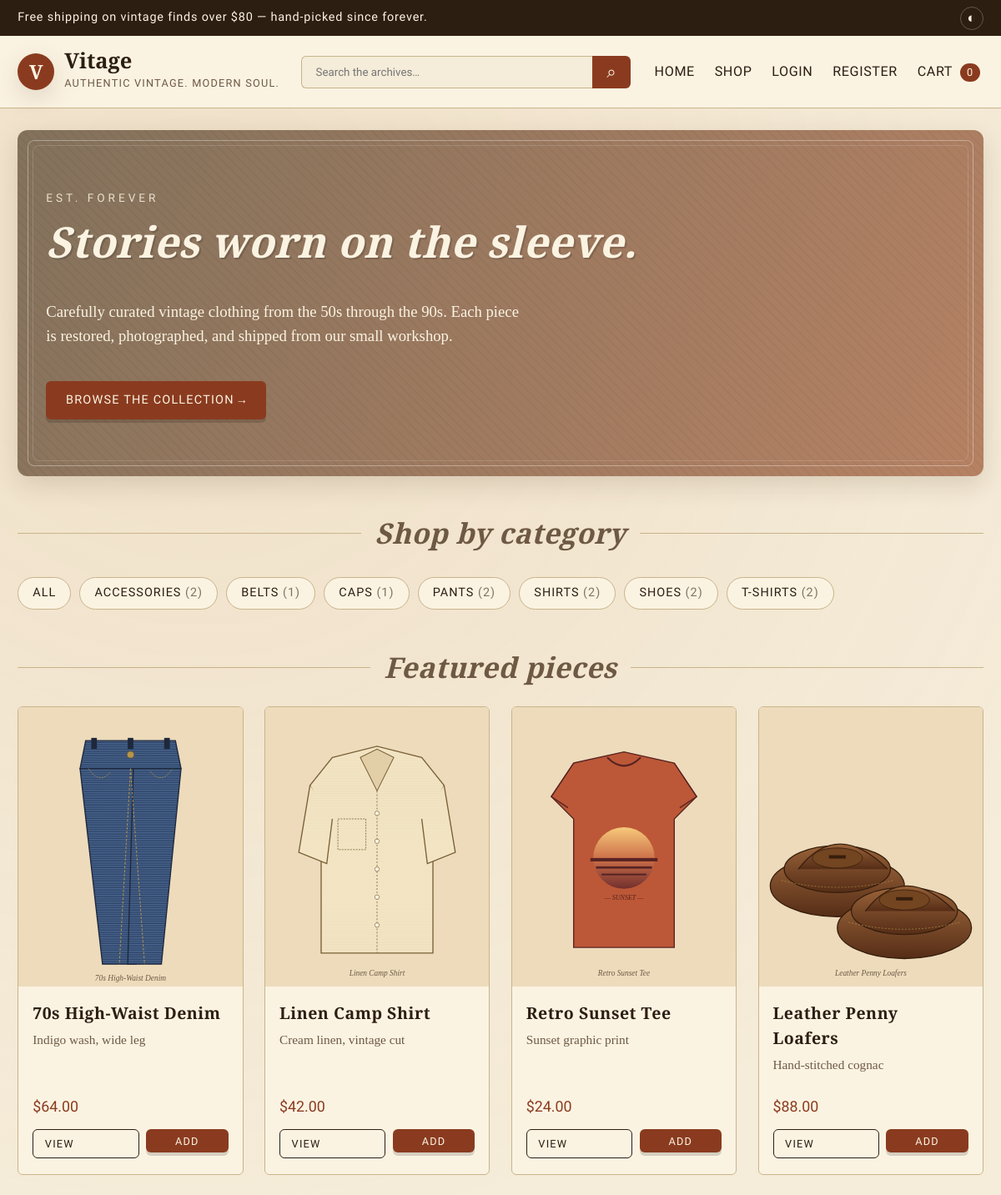
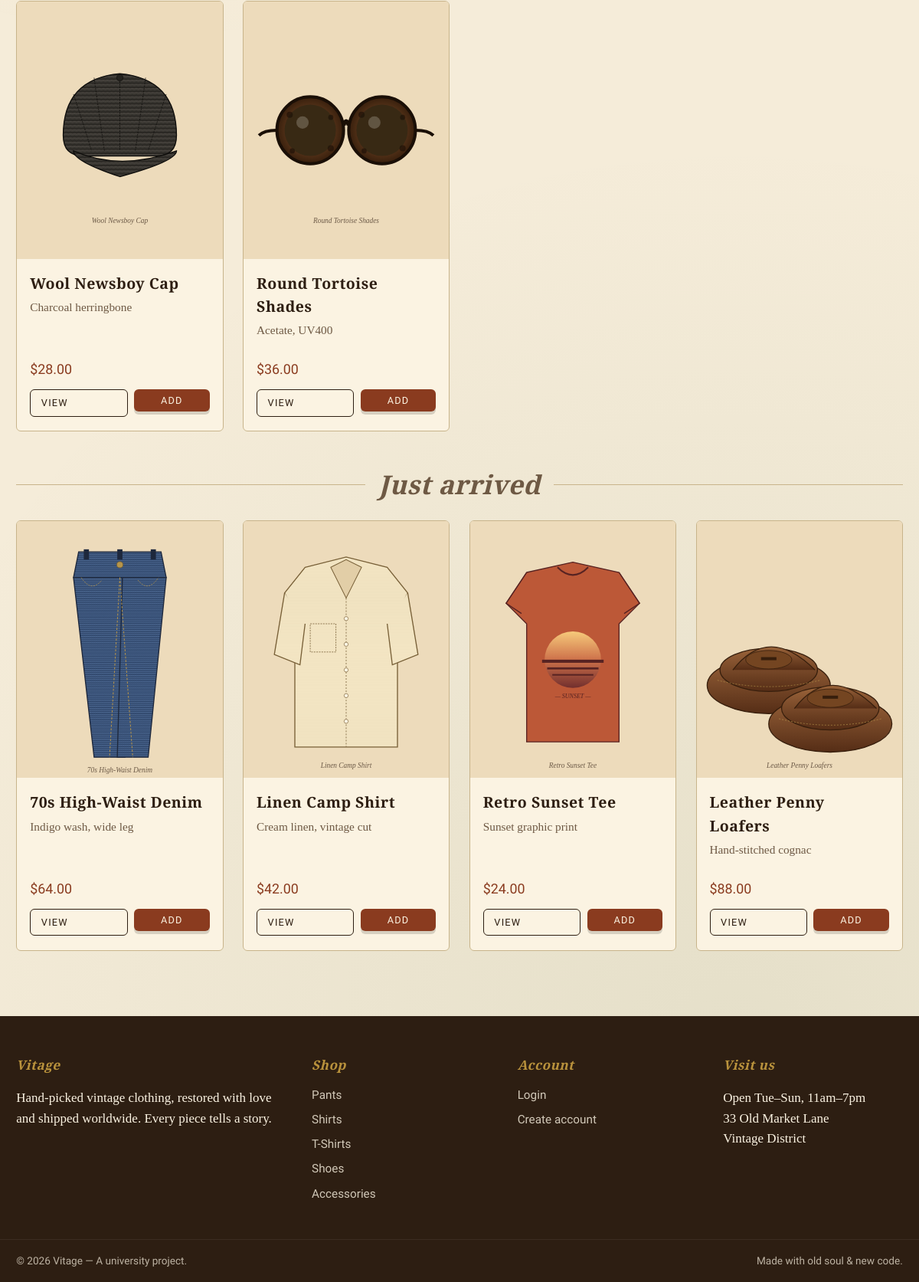
The page / on the database its author committed (2 pictures, top to bottom).
### tables this page shows
CREATE TABLE categories (
    id          INT AUTO_INCREMENT PRIMARY KEY,
    name        VARCHAR(80) NOT NULL UNIQUE,
    slug        VARCHAR(80) NOT NULL UNIQUE,
    description VARCHAR(255) DEFAULT NULL
);

CREATE TABLE products (
    id              INT AUTO_INCREMENT PRIMARY KEY,
    category_id     INT NOT NULL,
    name            VARCHAR(150) NOT NULL,
    short_desc      VARCHAR(255) DEFAULT NULL,
    description     TEXT,
    price           DECIMAL(10,2) NOT NULL,
    stock           INT NOT NULL DEFAULT 0,
    sizes           VARCHAR(120) DEFAULT 'S,M,L',
    image_1         VARCHAR(255) DEFAULT NULL,
    image_2         VARCHAR(255) DEFAULT NULL,
    image_3         VARCHAR(255) DEFAULT NULL,
    is_featured     TINYINT(1) NOT NULL DEFAULT 0,
    views           INT NOT NULL DEFAULT 0,
    created_at      TIMESTAMP NOT NULL DEFAULT CURRENT_TIMESTAMP,
    CONSTRAINT fk_products_category FOREIGN KEY (category_id)
        REFERENCES categories(id) ON DELETE CASCADE
);

### includes/functions.php (called while the page is built, shortened)
<?php
require_once __DIR__ . '/../config/db.php';
function base_url(): string {
    static $base = null;
    if ($base !== null) return $base;
    $script = str_replace('\\', '/', dirname($_SERVER['SCRIPT_NAME']));
    $script = preg_replace('#/(admin|api)(/.*)?$#', '', $script);
    $base = rtrim($script, '/');
    return $base;
}
function url(string $path = ''): string {
    return base_url() . '/' . ltrim($path, '/');
}
function e(?string $value): string {
    return htmlspecialchars((string)$value, ENT_QUOTES | ENT_SUBSTITUTE, 'UTF-8');
}
function money(float $n): string {
    return '$' . number_format($n, 2);
}
function current_user(): ?array {
    global $pdo;
    static $cached = false;
    static $user = null;
    if ($cached) return $user;
    $cached = true;
    if (empty($_SESSION['user_id'])) return $user = null;
    $stmt = $pdo->prepare('SELECT id, full_name, email, role, address, phone FROM users WHERE id = ?');
    $stmt->execute([$_SESSION['user_id']]);
    $user = $stmt->fetch() ?: null;
    return $user;
}
function is_logged_in(): bool   { return current_user() !== null; }
function cart_count(): int {
    global $pdo;
    if (!is_logged_in()) return 0;
    $u = current_user();
    $stmt = $pdo->prepare(
        'SELECT COALESCE(SUM(ci.quantity), 0)
         FROM cart c
         LEFT JOIN cart_items ci ON ci.cart_id = c.id
         WHERE c.user_id = ?'
    );
    $stmt->execute([$u['id']]);
    return (int)$stmt->fetchColumn();
}

### includes/_product_card.php (the view, shortened to what this page needs)
<article class="product-card fade-up">
    <a href="<?= url('product.php?id=' . (int)$p['id']) ?>" class="img-wrap">
        <?php if (!empty($p['is_featured'])): ?>
            <span class="badge">Featured</span>
        <?php elseif ((int)$p['stock'] <= 0): ?>
            <span class="badge" style="background:var(--muted)">Sold out</span>
        <?php endif; ?>
        <img src="<?= url(e($p['image_1'] ?: 'assets/images/p1.svg')) ?>"
             alt="<?= e($p['name']) ?>" loading="lazy">
    </a>
    <div class="body">
        <h3><a href="<?= url('product.php?id=' . (int)$p['id']) ?>" style="color:var(--ink)"><?= e($p['name']) ?></a></h3>
        <p class="short"><?= e($p['short_desc'] ?? '') ?></p>
        <div style="display:flex;justify-content:space-between;align-items:center;margin-top:auto">
            <span class="price"><?= money((float)$p['price']) ?></span>
        </div>
        <div class="actions">
            <a class="btn btn-outline btn-sm" href="<?= url('product.php?id=' . (int)$p['id']) ?>">View</a>
            <?php if ((int)$p['stock'] > 0): ?>
                <form class="ajax-add-cart" method="post" action="<?= url('api/add_to_cart.php') ?>">
                    <button class="btn btn-sm" type="submit">Add</button>
                </form>
            <?php endif; ?>
        </div>
    </div>
</article>

### includes/header.php (shortened to what this page needs)
<?php
require_once __DIR__ . '/functions.php';
$cartCount = cart_count();
$user = current_user();
?><!DOCTYPE html>
<html lang="en">
<head>
    <link rel="stylesheet" href="<?= url('assets/css/style.css') ?>">
</head>
<body data-theme="<?= e($_COOKIE['theme'] ?? 'sepia') ?>">
<header class="site-header">
    <div class="topbar">
        <div class="container topbar-inner">
            <span>Free shipping on vintage finds over $80 — hand-picked since forever.</span>
            <button class="theme-toggle" id="themeToggle" aria-label="Toggle dark mode">◐</button>
        </div>
    </div>
    <div class="container nav-inner">
        <a href="<?= url('index.php') ?>" class="brand">
            <span class="brand-mark">V</span>
            <span class="brand-text">
                <strong><?= e(SITE_NAME) ?></strong>
                <small><?= e(SITE_TAGLINE) ?></small>
            </span>
        </a>
        <form class="search" action="<?= url('shop.php') ?>" method="get" role="search">
            <input type="search" name="q" placeholder="Search the archives…" value="<?= e($_GET['q'] ?? '') ?>">
            <button type="submit" aria-label="Search">⌕</button>
        </form>
        <nav class="main-nav">
            <a href="<?= url('index.php') ?>">Home</a>
            <a href="<?= url('shop.php') ?>">Shop</a>
            <?php if ($user): ?>
                <a href="<?= url('account.php') ?>">Hi, <?= e(explode(' ', $user['full_name'])[0]) ?></a>
                <?php if ($user['role'] === 'admin'): ?>
                    <a href="<?= url('admin/index.php') ?>" class="badge-admin">Admin</a>
                <?php endif; ?>
                <a href="<?= url('logout.php') ?>">Logout</a>
            <?php else: ?>
                <a href="<?= url('login.php') ?>">Login</a>
                <a href="<?= url('register.php') ?>">Register</a>
            <?php endif; ?>
            <a href="<?= url('cart.php') ?>" class="cart-link">
                Cart <span class="cart-bubble" id="cartBubble"><?= (int)$cartCount ?></span>
            </a>
        </nav>
    </div>
</header>
<main class="site-main">

### index.php (shortened to what this page needs)
<?php
require_once __DIR__ . '/includes/functions.php';
$categories = $pdo->query(
    'SELECT c.*, COUNT(p.id) AS n
       FROM categories c
  LEFT JOIN products p ON p.category_id = c.id
   GROUP BY c.id
   ORDER BY c.name'
)->fetchAll();
$featured = $pdo->query(
    "SELECT p.*, c.slug AS cat_slug
       FROM products p
       JOIN categories c ON c.id = p.category_id
      WHERE p.is_featured = 1
      ORDER BY p.created_at DESC
      LIMIT 8"
)->fetchAll();
$newest = $pdo->query(
    "SELECT p.*, c.slug AS cat_slug
       FROM products p
       JOIN categories c ON c.id = p.category_id
      ORDER BY p.created_at DESC
      LIMIT 4"
)->fetchAll();
include __DIR__ . '/includes/header.php';
?>
<div class="container">
    <section class="hero fade-up">
        <span class="hero-tag">Est. forever</span>
        <h1>Stories worn on the sleeve.</h1>
        <p>Carefully curated vintage clothing from the 50s through the 90s.
           Each piece is restored, photographed, and shipped from our small workshop.</p>
        <a class="btn" href="<?= url('shop.php') ?>">Browse the collection →</a>
    </section>
    <section>
        <div class="section-title"><h2>Shop by category</h2></div>
        <div class="cat-pills">
            <a class="cat-pill" href="<?= url('shop.php') ?>">All</a>
            <?php foreach ($categories as $c): ?>
                <a class="cat-pill" href="<?= url('shop.php?cat=' . e($c['slug'])) ?>">
                    <?= e($c['name']) ?> <span style="opacity:.6">(<?= (int)$c['n'] ?>)</span>
                </a>
            <?php endforeach; ?>
        </div>
    </section>
    <section>
        <div class="section-title"><h2>Featured pieces</h2></div>
        <div class="products">
            <?php foreach ($featured as $p): ?>
                <?php include __DIR__ . '/includes/_product_card.php'; ?>
            <?php endforeach; ?>
        </div>
    </section>
    <section>
        <div class="section-title"><h2>Just arrived</h2></div>
        <div class="products">
            <?php foreach ($newest as $p): ?>
                <?php include __DIR__ . '/includes/_product_card.php'; ?>
            <?php endforeach; ?>
        </div>
    </section>
</div>
<?php include __DIR__ . '/includes/footer.php'; ?>

### includes/footer.php (shortened to what this page needs)
</main>
<footer class="site-footer">
    <div class="container footer-grid">
        <div>
            <h4>Vitage</h4>
            <p>Hand-picked vintage clothing, restored with love and shipped worldwide. Every piece tells a story.</p>
        </div>
        <div>
            <h4>Shop</h4>
            <ul>
                <li><a href="<?= url('shop.php?cat=pants') ?>">Pants</a></li>
                <li><a href="<?= url('shop.php?cat=shirts') ?>">Shirts</a></li>
                <li><a href="<?= url('shop.php?cat=tshirts') ?>">T-Shirts</a></li>
                <li><a href="<?= url('shop.php?cat=shoes') ?>">Shoes</a></li>
                <li><a href="<?= url('shop.php?cat=accessories') ?>">Accessories</a></li>
            </ul>
        </div>
        <div>
            <h4>Account</h4>
            <ul>
                <?php if (is_logged_in()): ?>
                    <li><a href="<?= url('account.php') ?>">My Account</a></li>
                    <li><a href="<?= url('cart.php') ?>">My Cart</a></li>
                    <li><a href="<?= url('logout.php') ?>">Logout</a></li>
                <?php else: ?>
                    <li><a href="<?= url('login.php') ?>">Login</a></li>
                    <li><a href="<?= url('register.php') ?>">Create account</a></li>
                <?php endif; ?>
            </ul>
        </div>
        <div>
            <h4>Visit us</h4>
            <p>Open Tue–Sun, 11am–7pm<br>33 Old Market Lane<br>Vintage District</p>
        </div>
    </div>
    <div class="footer-bottom">
        <span>&copy; <?= date('Y') ?> Vitage — A university project.</span>
        <span>Made with old soul &amp; new code.</span>
    </div>
</footer>
</body>
</html>

### rows shown on the page
categories: name "ACCESSORIES", n "2"
categories: name "BELTS", n "1"
categories: name "CAPS", n "1"
categories: name "PANTS", n "2"
categories: name "SHIRTS", n "2"
categories: name "SHOES", n "2"
categories: name "T-SHIRTS", n "2"
products: image_1 (picture), name "70s High-Waist Denim", short_desc "Indigo wash, wide leg", price "$64.00"
products: image_1 (picture), name "Linen Camp Shirt", short_desc "Cream linen, vintage cut", price "$42.00"
products: image_1 (picture), name "Retro Sunset Tee", short_desc "Sunset graphic print", price "$24.00"
products: image_1 (picture), name "Leather Penny Loafers", short_desc "Hand-stitched cognac", price "$88.00"
products: image_1 (picture), name "Wool Newsboy Cap", short_desc "Charcoal herringbone", price "$28.00"
products: image_1 (picture), name "Round Tortoise Shades", short_desc "Acetate, UV400", price "$36.00"

### other values the page prints
SITE_NAME "Vitage"
SITE_TAGLINE "AUTHENTIC VINTAGE. MODERN SOUL."
$cartCount "0"
